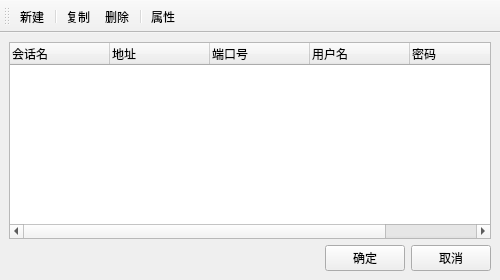
<?xml version="1.0" encoding="UTF-8"?>
<ui version="4.0">
 <class>ServerWindow</class>
 <widget class="QMainWindow" name="ServerWindow">
  <property name="geometry">
   <rect>
    <x>0</x>
    <y>0</y>
    <width>500</width>
    <height>280</height>
   </rect>
  </property>
  <property name="windowTitle">
   <string>会话</string>
  </property>
  <widget class="QWidget" name="centralwidget">
   <layout class="QVBoxLayout" name="verticalLayout">
    <item>
     <widget class="QTreeWidget" name="treeWidget">
      <property name="editTriggers">
       <set>QAbstractItemView::DoubleClicked</set>
      </property>
      <property name="selectionBehavior">
       <enum>QAbstractItemView::SelectRows</enum>
      </property>
      <column>
       <property name="text">
        <string>会话名</string>
       </property>
      </column>
      <column>
       <property name="text">
        <string>地址</string>
       </property>
      </column>
      <column>
       <property name="text">
        <string>端口号</string>
       </property>
      </column>
      <column>
       <property name="text">
        <string>用户名</string>
       </property>
      </column>
      <column>
       <property name="text">
        <string>密码</string>
       </property>
      </column>
      <column>
       <property name="text">
        <string>说明</string>
       </property>
      </column>
     </widget>
    </item>
    <item>
     <layout class="QHBoxLayout" name="horizontalLayout">
      <item>
       <spacer name="horizontalSpacer">
        <property name="orientation">
         <enum>Qt::Horizontal</enum>
        </property>
        <property name="sizeHint" stdset="0">
         <size>
          <width>40</width>
          <height>20</height>
         </size>
        </property>
       </spacer>
      </item>
      <item>
       <widget class="QPushButton" name="pushButton">
        <property name="text">
         <string>确定</string>
        </property>
       </widget>
      </item>
      <item>
       <widget class="QPushButton" name="pushButton_2">
        <property name="text">
         <string>取消</string>
        </property>
       </widget>
      </item>
     </layout>
    </item>
   </layout>
  </widget>
  <widget class="QToolBar" name="toolBar">
   <property name="windowTitle">
    <string>toolBar</string>
   </property>
   <attribute name="toolBarArea">
    <enum>TopToolBarArea</enum>
   </attribute>
   <attribute name="toolBarBreak">
    <bool>false</bool>
   </attribute>
   <addaction name="action"/>
   <addaction name="separator"/>
   <addaction name="actioncopy"/>
   <addaction name="actiondelete"/>
   <addaction name="separator"/>
   <addaction name="actionproperty"/>
  </widget>
  <action name="action">
   <property name="icon">
    <iconset resource="hungclustermanager1.qrc">
     <normaloff>:/Resources/file.png</normaloff>:/Resources/file.png</iconset>
   </property>
   <property name="text">
    <string>新建</string>
   </property>
   <property name="toolTip">
    <string>新建服务器</string>
   </property>
   <property name="shortcut">
    <string>Ctrl+N</string>
   </property>
  </action>
  <action name="actioncopy">
   <property name="icon">
    <iconset resource="hungclustermanager1.qrc">
     <normaloff>:/Resources/save_32px.png</normaloff>:/Resources/save_32px.png</iconset>
   </property>
   <property name="text">
    <string>复制</string>
   </property>
   <property name="toolTip">
    <string>复制服务器</string>
   </property>
   <property name="shortcut">
    <string>Ctrl+C</string>
   </property>
  </action>
  <action name="actiondelete">
   <property name="icon">
    <iconset resource="hungclustermanager1.qrc">
     <normaloff>:/Resources/Red_3d_arrow_down.png</normaloff>:/Resources/Red_3d_arrow_down.png</iconset>
   </property>
   <property name="text">
    <string>删除</string>
   </property>
   <property name="toolTip">
    <string>删除服务器</string>
   </property>
   <property name="shortcut">
    <string>Del</string>
   </property>
  </action>
  <action name="actionproperty">
   <property name="icon">
    <iconset resource="hungclustermanager1.qrc">
     <normaloff>:/Resources/setting_32px.png</normaloff>:/Resources/setting_32px.png</iconset>
   </property>
   <property name="text">
    <string>属性</string>
   </property>
   <property name="toolTip">
    <string>服务器属性</string>
   </property>
   <property name="shortcut">
    <string>Ctrl+P</string>
   </property>
  </action>
 </widget>
 <resources>
  <include location="hungclustermanager1.qrc"/>
 </resources>
 <connections/>
</ui>
